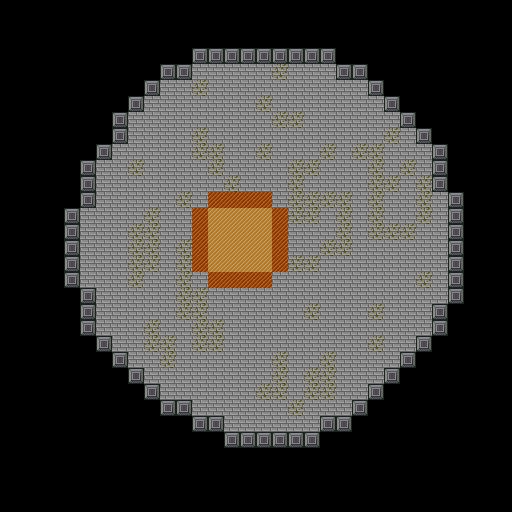

This is a level from a 2D game, rendered from its Tiled map with the project's own tilesets. A one-line summary and the complete map file follow:
An orthogonal 32x32 tile map with 16x16 px tiles, 1 tile layer (Tile Layer 1).

<map version="1.2" tiledversion="1.3.4" orientation="orthogonal" renderorder="right-down" width="32" height="32" tilewidth="16" tileheight="16" infinite="0" nextlayerid="2" nextobjectid="1">
 <tileset firstgid="1" source="tileset2.tsx" />
 <layer id="1" name="Tile Layer 1" width="32" height="32">
  <data encoding="csv">
0,0,0,0,0,0,0,0,0,0,0,0,0,0,0,0,0,0,0,0,0,0,0,0,0,0,0,0,0,0,0,0,
0,0,0,0,0,0,0,0,0,0,0,0,0,0,0,0,0,0,0,0,0,0,0,0,0,0,0,0,0,0,0,0,
0,0,0,0,0,0,0,0,0,0,0,0,0,0,0,0,0,0,0,0,0,0,0,0,0,0,0,0,0,0,0,0,
0,0,0,0,0,0,0,0,0,0,0,0,1,1,1,1,1,1,1,1,1,0,0,0,0,0,0,0,0,0,0,0,
0,0,0,0,0,0,0,0,0,0,1,1,8,8,8,8,8,9,8,8,8,1,1,0,0,0,0,0,0,0,0,0,
0,0,0,0,0,0,0,0,0,1,8,8,9,8,8,8,8,8,8,8,8,8,8,1,0,0,0,0,0,0,0,0,
0,0,0,0,0,0,0,0,1,8,8,8,8,8,8,8,9,8,8,8,8,8,8,8,1,0,0,0,0,0,0,0,
0,0,0,0,0,0,0,1,8,8,8,8,8,8,8,8,8,9,9,8,8,8,8,8,8,1,0,0,0,0,0,0,
0,0,0,0,0,0,0,1,8,8,8,8,9,8,8,8,8,8,8,8,8,8,8,8,9,8,1,0,0,0,0,0,
0,0,0,0,0,0,1,8,8,8,8,8,9,9,8,8,9,8,8,8,9,8,9,9,8,8,8,1,0,0,0,0,
0,0,0,0,0,1,8,8,9,8,8,8,8,9,8,8,8,8,9,9,8,8,8,9,8,9,8,1,0,0,0,0,
0,0,0,0,0,1,8,8,8,8,8,8,8,8,9,8,8,8,9,8,8,8,8,9,9,8,9,1,0,0,0,0,
0,0,0,0,0,1,8,8,8,8,8,9,8,7,7,7,7,8,9,9,9,9,8,9,8,8,9,8,1,0,0,0,
0,0,0,0,1,8,8,8,8,9,8,8,7,2,2,2,2,7,9,9,8,9,8,9,8,8,9,8,1,0,0,0,
0,0,0,0,1,8,8,8,9,9,8,8,7,2,2,2,2,7,8,8,8,9,8,9,9,9,8,8,1,0,0,0,
0,0,0,0,1,8,8,8,9,9,8,9,7,2,2,2,2,7,8,8,9,9,8,8,8,8,8,8,1,0,0,0,
0,0,0,0,1,8,8,8,9,9,8,9,7,2,2,2,2,7,9,9,8,8,8,8,8,8,8,8,1,0,0,0,
0,0,0,0,1,8,8,8,9,8,8,9,8,7,7,7,7,8,8,8,8,8,8,8,8,8,9,8,1,0,0,0,
0,0,0,0,0,1,8,8,8,8,8,9,9,8,8,8,8,8,8,8,8,8,8,8,8,8,8,8,1,0,0,0,
0,0,0,0,0,1,8,8,8,8,8,9,9,8,8,8,8,8,8,9,8,8,8,9,8,8,8,1,0,0,0,0,
0,0,0,0,0,1,8,8,8,9,8,8,9,9,8,8,8,8,8,8,8,8,8,8,8,8,8,1,0,0,0,0,
0,0,0,0,0,0,1,8,8,9,9,8,9,9,8,8,8,8,8,8,8,8,8,9,8,8,1,0,0,0,0,0,
0,0,0,0,0,0,0,1,8,8,9,8,8,8,8,8,8,9,8,8,9,8,8,8,8,1,0,0,0,0,0,0,
0,0,0,0,0,0,0,0,1,8,8,8,8,8,8,8,8,9,8,9,9,8,8,8,1,0,0,0,0,0,0,0,
0,0,0,0,0,0,0,0,0,1,8,8,8,8,8,8,9,9,8,9,9,8,8,1,0,0,0,0,0,0,0,0,
0,0,0,0,0,0,0,0,0,0,1,1,8,8,8,8,8,8,9,8,8,8,1,0,0,0,0,0,0,0,0,0,
0,0,0,0,0,0,0,0,0,0,0,0,1,1,8,8,8,8,8,8,1,1,0,0,0,0,0,0,0,0,0,0,
0,0,0,0,0,0,0,0,0,0,0,0,0,0,1,1,1,1,1,1,0,0,0,0,0,0,0,0,0,0,0,0,
0,0,0,0,0,0,0,0,0,0,0,0,0,0,0,0,0,0,0,0,0,0,0,0,0,0,0,0,0,0,0,0,
0,0,0,0,0,0,0,0,0,0,0,0,0,0,0,0,0,0,0,0,0,0,0,0,0,0,0,0,0,0,0,0,
0,0,0,0,0,0,0,0,0,0,0,0,0,0,0,0,0,0,0,0,0,0,0,0,0,0,0,0,0,0,0,0,
0,0,0,0,0,0,0,0,0,0,0,0,0,0,0,0,0,0,0,0,0,0,0,0,0,0,0,0,0,0,0,0
</data>
 </layer>
</map>
